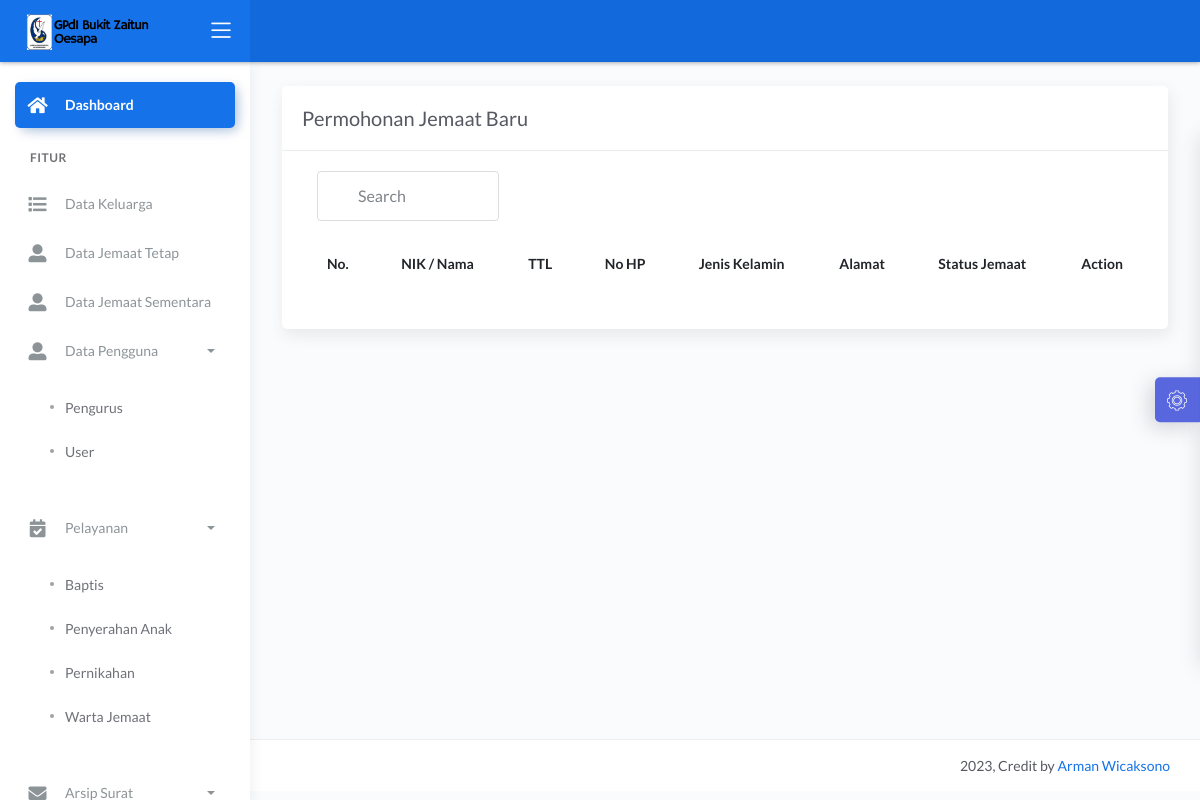
Page /dashboard/main2.php?halaman=tampil_jemaat_baru (signed in) on the earlier database version.
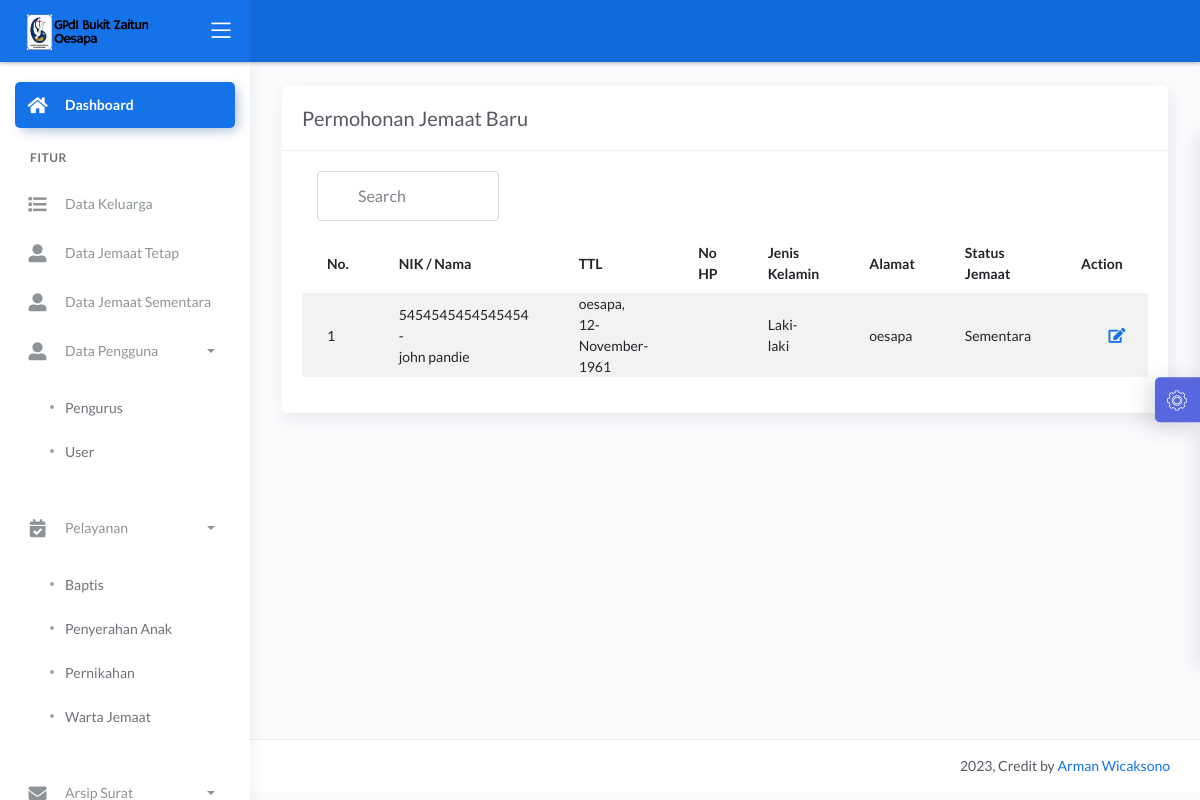
Same page on the later database version.
### tables this page shows
CREATE TABLE `jemaat` (
  `id_jemaat` int(11) NOT NULL,
  `nik` varchar(16) DEFAULT NULL,
  `nama` varchar(50) NOT NULL,
  `tempat_lahir` varchar(20) NOT NULL,
  `tanggal_lahir` date NOT NULL,
  `no_hp` varchar(12) NOT NULL,
  `jenis_kelamin` enum('Laki-laki','Perempuan') NOT NULL,
  `alamat` text NOT NULL,
  `status_j` int(11) NOT NULL,
  `ket` varchar(10) NOT NULL,
  `username` varchar(20) NOT NULL,
  `password` varchar(20) NOT NULL,
  `baptis` int(11) NOT NULL,
  `penyerahan` int(11) NOT NULL,
  `pernikahan` int(11) NOT NULL
);

### dashboard/tampil_jemaat_baru.php (the view, shortened to what this page needs)
<?php include '../konek.php'; ?>
<link href="css/sweetalert.css" rel="stylesheet" type="text/css">
<div class="page-inner">
    <div class="row">
        <div class="col-md-12">
            <div class="card">
                <div class="card-header">
                    <div class="d-flex align-items-center">
                        <h4 class="card-title">Permohonan Jemaat Baru</h4>
                    </div>
                </div>
                <div class="card-body">
                    <div class="d-flex align-items-center col-md-3">
                    <input class="form-control" type="text" id="myInput" onkeyup="myFunction()" placeholder="Search" title="Type in a name">
                    </div>
                    <form action="">
                        <div class="table-responsive">
                            <table id="add" class="display table table-striped table-hover">
                                <thead>
                                    <tr>
                                        <th>No.</th>
                                        <th>NIK / Nama</th>
                                        <th>TTL</th>
                                        <th>No HP</th>
                                        <th>Jenis Kelamin</th>
                                        <th>Alamat</th>
                                        <th>Status Jemaat</th>
                                        <th style="width: 10%">Action</th>
                                    </tr>
                                </thead>
                                <tbody>
                                    <?php
                                    $no = 1;
                                    $tampil = "SELECT * FROM jemaat where status_j = 0 ORDER BY id_jemaat DESC";
                                    $query = mysqli_query($konek, $tampil);
                                    while ($data = mysqli_fetch_array($query, MYSQLI_BOTH)) {
                                        $id_jemaat = $data['id_jemaat'];
                                        $username = $data['nik'];
                                        $nama = $data['nama'];
                                        $tempat = $data['tempat_lahir'];
                                        $tanggal = $data['tanggal_lahir'];
                                        $no_hp = $data['no_hp'];
                                        $alamat = $data['alamat'];
                                        $jekel = $data['jenis_kelamin'];
                                        $ket = $data['ket'];
                                        $tanggal_lahir = date("d-F-Y", strtotime($tanggal));
                                        if ($ket == 1) {
                                           $ket = "Tetap";
                                        }else {
                                            $ket = "Sementara";
                                        }
                                    ?>
                                        <tr>
                                            <td><?php echo $no++; ?></td>
                                            <td><?php echo $username . ' -<br> ' . $nama; ?></td>
                                            <td><?php echo $tempat . ", " . $tanggal_lahir; ?></td>
                                            <td><?php echo $no_hp; ?></td>
                                            <td><?php echo $jekel; ?></td>
                                            <td><?php echo $alamat; ?></td>
                                            <td><?php echo $ket; ?></td>
                                            <td>
                                                <div class="form-button-action">
                                                    <a href="?halaman=verifikasi_jemaat&id_jemaat=<?php echo $id_jemaat; ?>" type="button" data-toggle="tooltip" title="" class="btn btn-link btn-primary btn-lg" data-original-title="Verifikasi">
                                                        <i class="fa fa-edit"></i>
                                                    </a>
                                                </div>
                                            </td>
                                        </tr>
                                    <?php
                                    }
                                    ?>
                                </tbody>
                            </table>
                        </div>
                    </form>
                </div>
            </div>
        </div>
    </div>
</div>

Differences in the rows shown:
added jemaat: nik "5454545454545454", nama "john pandie", tempat_lahir "oesapa", tanggal_lahir "12-November-1961", jenis_kelamin "Laki-laki", alamat "oesapa", ket "Sementara"
